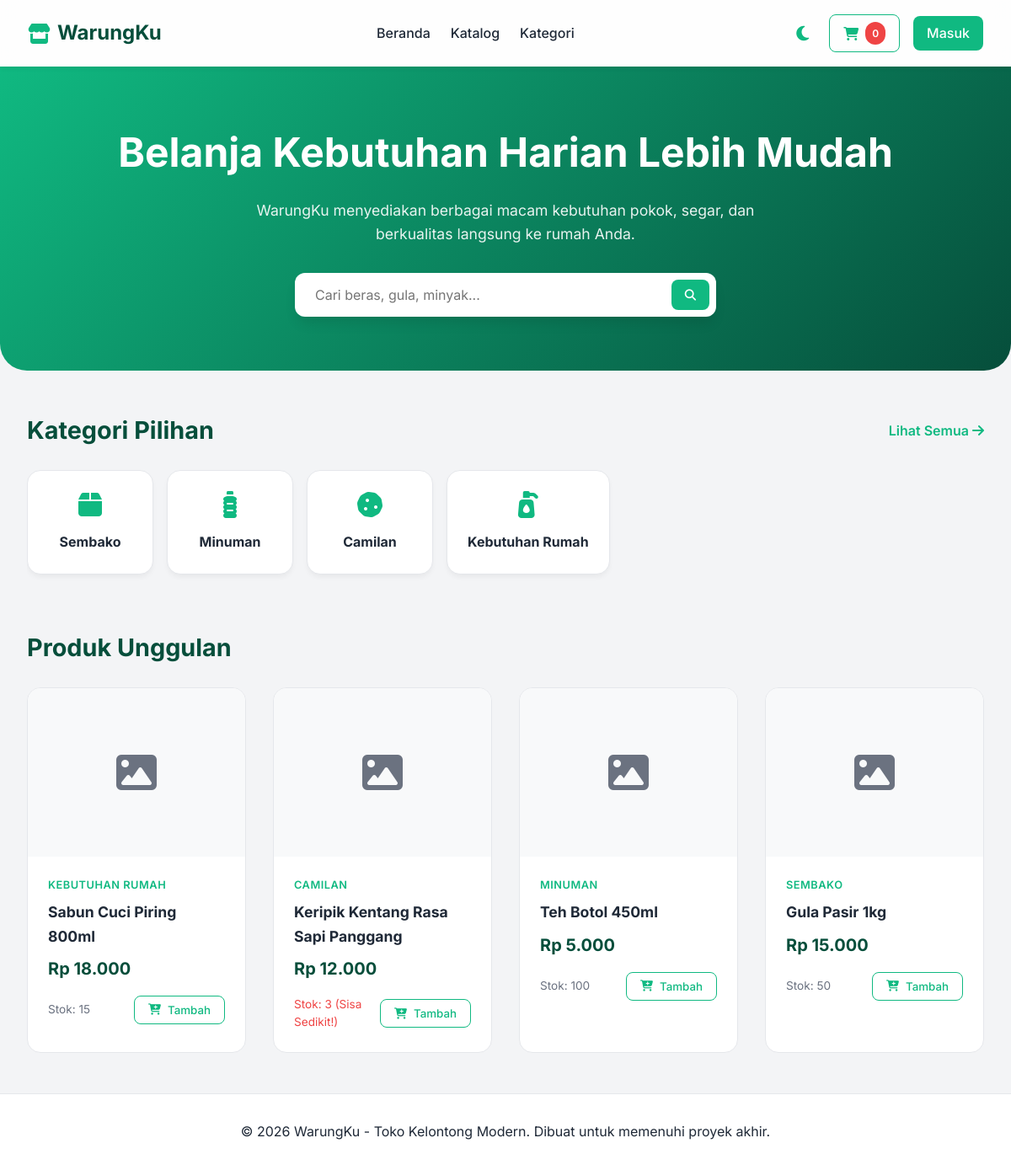
The page / on the database its author committed.
### tables this page shows
CREATE TABLE IF NOT EXISTS categories (
    id INT AUTO_INCREMENT PRIMARY KEY,
    name VARCHAR(100) NOT NULL,
    slug VARCHAR(100) NOT NULL UNIQUE,
    icon VARCHAR(50) DEFAULT NULL,
    created_at TIMESTAMP DEFAULT CURRENT_TIMESTAMP
);

CREATE TABLE IF NOT EXISTS products (
    id INT AUTO_INCREMENT PRIMARY KEY,
    category_id INT NOT NULL,
    name VARCHAR(150) NOT NULL,
    description TEXT,
    price DECIMAL(10,2) NOT NULL,
    stock INT NOT NULL DEFAULT 0,
    image_url VARCHAR(255) DEFAULT 'default.jpg',
    created_at TIMESTAMP DEFAULT CURRENT_TIMESTAMP,
    FOREIGN KEY (category_id) REFERENCES categories(id) ON DELETE CASCADE
);

### config/db.php (called while the page is built, shortened)
<?php
function formatRupiah($angka) {
    return "Rp " . number_format($angka, 0, ',', '.');
}
if (!function_exists('base_url')) {
    function base_url($path = '') {
        $doc_root = str_replace('\\', '/', $_SERVER['DOCUMENT_ROOT'] ?? '');
        $app_dir  = str_replace('\\', '/', dirname(__DIR__));
        $base = '';
        if ($doc_root && strpos($app_dir, $doc_root) === 0) {
            $base = substr($app_dir, strlen($doc_root));
        }
        $base = rtrim(str_replace('\\', '/', $base), '/');
        $path = ltrim($path, '/');
        return $base . ($path !== '' ? '/' . $path : '');
    }
}
?>

### index.php (the view, shortened to what this page needs)
<?php
require_once __DIR__ . '/templates/header.php';
$stmt = $pdo->query("SELECT p.*, c.name as category_name FROM products p JOIN categories c ON p.category_id = c.id ORDER BY p.id DESC LIMIT 4");
$featured_products = $stmt->fetchAll();
?>
<div class="hero">
    <h1>Belanja Kebutuhan Harian Lebih Mudah</h1>
    <p>WarungKu menyediakan berbagai macam kebutuhan pokok, segar, dan berkualitas langsung ke rumah Anda.</p>
    <div class="search-bar">
        <input type="text" id="live-search" placeholder="Cari beras, gula, minyak...">
        <button class="btn btn-primary" style="margin-left: -50px; z-index: 2;"><i class="fa-solid fa-search"></i></button>
    </div>
</div>
<div class="container">
    <div style="display: flex; justify-content: space-between; align-items: center; margin-bottom: 1.5rem;">
        <h2 class="section-title" style="margin-bottom: 0;">Kategori Pilihan</h2>
        <a href="<?= base_url('products.php') ?>" style="color: var(--primary); font-weight: 600;">Lihat Semua <i class="fa-solid fa-arrow-right"></i></a>
    </div>
    <div style="display: flex; gap: 1rem; margin-bottom: 3rem; overflow-x: auto; padding-bottom: 1rem;">
        <?php
        $cats = $pdo->query("SELECT * FROM categories")->fetchAll();
        foreach($cats as $cat):
        ?>
        <a href="<?= base_url('products.php?category=' . $cat['id']) ?>" style="min-width: 150px; text-align: center; background: var(--bg-white); padding: 1.5rem; border-radius: 16px; border: 1px solid var(--border); transition: 0.3s; box-shadow: 0 4px 6px -1px rgba(0,0,0,0.05);" onmouseover="this.style.transform='translateY(-5px)'; this.style.borderColor='var(--primary)';" onmouseout="this.style.transform='translateY(0)'; this.style.borderColor='var(--border)';">
            <i class="fa-solid <?= htmlspecialchars($cat['icon']) ?>" style="font-size: 2rem; color: var(--primary); margin-bottom: 1rem;"></i>
            <h3 style="font-size: 1rem;"><?= htmlspecialchars($cat['name']) ?></h3>
        </a>
        <?php endforeach; ?>
    </div>
    <h2 class="section-title">Produk Unggulan</h2>
    <div class="product-grid">
        <?php foreach($featured_products as $p): ?>
        <div class="product-card">
            <div class="product-image" style="padding: 0;">
            </div>
            <div class="product-info">
                <div class="product-category"><?= htmlspecialchars($p['category_name']) ?></div>
                <h3 class="product-title"><?= htmlspecialchars($p['name']) ?></h3>
                <div class="product-price"><?= formatRupiah($p['price']) ?></div>
                <div style="display: flex; justify-content: space-between; align-items: center;">
                    <span style="font-size: 0.85rem; color: <?= $p['stock'] < 5 ? 'var(--danger)' : 'var(--text-muted)' ?>;">
                        Stok: <?= $p['stock'] ?> <?= $p['stock'] < 5 ? '(Sisa Sedikit!)' : '' ?>
                    </span>
                    <form method="POST" action="<?= base_url('cart.php') ?>" style="margin: 0;">
                        <button type="submit" class="btn btn-outline" <?= $p['stock'] <= 0 ? 'disabled' : '' ?>>
                            <i class="fa-solid fa-cart-plus"></i> Tambah
                        </button>
                    </form>
                </div>
            </div>
        </div>
        <?php endforeach; ?>
    </div>
</div>
<?php require_once __DIR__ . '/templates/footer.php'; ?>

### templates/header.php (shortened to what this page needs)
<?php
require_once __DIR__ . '/../config/db.php';
?>
<!DOCTYPE html>
<html lang="id">
<head>
    <link rel="stylesheet" href="https://cdnjs.cloudflare.com/ajax/libs/font-awesome/6.4.0/css/all.min.css">
    <link rel="stylesheet" href="<?= base_url('assets/css/style.css') ?>">
</head>
<body>
<nav class="navbar glass">
    <a href="<?= base_url('index.php') ?>" class="nav-brand">
        <i class="fa-solid fa-store"></i> WarungKu
    </a>
    <div class="nav-links">
        <a href="<?= base_url('index.php') ?>">Beranda</a>
        <a href="<?= base_url('products.php') ?>">Katalog</a>
        <a href="#">Kategori</a>
    </div>
    <div class="nav-actions">
        <button id="theme-toggle" class="btn btn-outline" style="border: none; font-size: 1.25rem; padding: 0.5rem;"><i class="fa-solid fa-moon"></i></button>
        <?php
        $cartCount = isset($_SESSION['cart']) ? array_sum(array_column($_SESSION['cart'], 'quantity')) : 0;
        ?>
        <a href="<?= base_url('cart.php') ?>" class="btn btn-outline">
            <i class="fa-solid fa-cart-shopping"></i>
            <span class="badge" id="cart-badge"><?= $cartCount ?></span>
        </a>
        <?php if(isset($_SESSION['user_id'])): ?>
            <?php if($_SESSION['role'] === 'admin'): ?>
                <a href="<?= base_url('admin/index.php') ?>" class="btn btn-primary">Dashboard</a>
            <?php else: ?>
                <a href="<?= base_url('profile.php') ?>" class="btn btn-primary"><i class="fa-solid fa-user"></i> <?= htmlspecialchars($_SESSION['name']) ?></a>
            <?php endif; ?>
            <a href="<?= base_url('auth/logout.php') ?>" class="btn btn-outline" style="border-color: var(--danger); color: var(--danger);"><i class="fa-solid fa-right-from-bracket"></i></a>
        <?php else: ?>
            <a href="<?= base_url('auth/login.php') ?>" class="btn btn-primary">Masuk</a>
        <?php endif; ?>
    </div>
</nav>
<main>

### templates/footer.php (shortened to what this page needs)
</main>
<footer>
    <div class="container">
        <p>&copy; <?= date('Y') ?> WarungKu - Toko Kelontong Modern. Dibuat untuk memenuhi proyek akhir.</p>
    </div>
</footer>
</body>
</html>

### assets/css/style.css (style rules this page uses)
:root { --primary: #10B981; --primary-dark: #059669; --secondary: #064E3B; --accent: #FBBF24; --bg-light: #F3F4F6; --bg-white: #FFFFFF; --text-main: #1F2937; --text-muted: #6B7280; --border: #E5E7EB; --danger: #EF4444; --success: #10B981; }
* { margin: 0; padding: 0; box-sizing: border-box; font-family: 'Inter', -apple-system, BlinkMacSystemFont, "Segoe UI", Roboto, sans-serif; }
body { background-color: var(--bg-light); color: var(--text-main); line-height: 1.6; display: flex; flex-direction: column; min-height: 100vh; transition: background-color 0.3s, color 0.3s; }
main { flex: 1; }
a { text-decoration: none; color: inherit; }
.glass { background: rgba(255, 255, 255, 0.85); backdrop-filter: blur(12px); -webkit-backdrop-filter: blur(12px); border: 1px solid rgba(255, 255, 255, 0.3); }
.navbar { position: sticky; top: 0; z-index: 50; padding: 1rem 2rem; display: flex; justify-content: space-between; align-items: center; box-shadow: 0 4px 6px -1px rgba(0, 0, 0, 0.05); }
.nav-brand { font-size: 1.5rem; font-weight: 700; color: var(--secondary); display: flex; align-items: center; gap: 0.5rem; }
.nav-brand i { color: var(--primary); }
.nav-links { display: flex; gap: 1.5rem; align-items: center; }
.nav-links a { font-weight: 500; transition: color 0.2s; }
.nav-actions { display: flex; gap: 1rem; align-items: center; }
.btn { padding: 0.5rem 1rem; border-radius: 8px; font-weight: 500; cursor: pointer; transition: all 0.2s; border: none; display: inline-flex; align-items: center; gap: 0.5rem; }
.btn-primary { background: var(--primary); color: white; }
.btn-outline { border: 1px solid var(--primary); color: var(--primary); background: transparent; }
.hero { padding: 4rem 2rem; text-align: center; background: linear-gradient(135deg, #10B981 0%, #064E3B 100%); color: white; border-radius: 0 0 2rem 2rem; margin-bottom: 3rem; }
.hero h1 { font-size: 3rem; margin-bottom: 1rem; }
.hero p { font-size: 1.1rem; opacity: 0.9; max-width: 600px; margin: 0 auto 2rem; }
.search-bar { max-width: 500px; margin: 0 auto; display: flex; background: var(--bg-white); padding: 0.5rem; border-radius: 12px; box-shadow: 0 10px 15px -3px rgba(0, 0, 0, 0.1); }
.search-bar input { flex: 1; border: none; padding: 0.5rem 1rem; outline: none; font-size: 1rem; border-radius: 8px; }
.search-bar button { border-radius: 8px; }
.container { max-width: 1200px; margin: 0 auto; padding: 0 2rem; }
.section-title { font-size: 1.8rem; color: var(--secondary); margin-bottom: 1.5rem; }
.product-grid { display: grid; grid-template-columns: repeat(auto-fill, minmax(250px, 1fr)); gap: 2rem; margin-bottom: 3rem; }
.product-card { background: var(--bg-white); border-radius: 16px; overflow: hidden; transition: transform 0.3s, box-shadow 0.3s; border: 1px solid var(--border); }
.product-image { width: 100%; height: 200px; object-fit: cover; background: #f8f9fa; display: flex; align-items: center; justify-content: center; color: var(--text-muted); font-size: 3rem; }
.product-info { padding: 1.5rem; }
.product-category { font-size: 0.8rem; color: var(--primary); font-weight: 600; text-transform: uppercase; letter-spacing: 0.5px; }
.product-title { font-size: 1.1rem; margin: 0.5rem 0; color: var(--text-main); }
.product-price { font-size: 1.25rem; font-weight: 700; color: var(--secondary); margin-bottom: 1rem; }
footer { background: var(--bg-white); padding: 2rem; text-align: center; border-top: 1px solid var(--border); margin-top: auto; }
.badge { padding: 0.25rem 0.5rem; border-radius: 9999px; font-size: 0.75rem; font-weight: 600; background: var(--danger); color: white; }

### rows shown on the page
categories: name "Sembako"
categories: name "Minuman"
categories: name "Camilan"
categories: name "Kebutuhan Rumah"
products: category.name "KEBUTUHAN RUMAH", name "Sabun Cuci Piring 800ml", price "Rp 18.000", stock "15"
products: category.name "CAMILAN", name "Keripik Kentang Rasa Sapi Panggang", price "Rp 12.000", stock "3", shows "(Sisa Sedikit!)"
products: category.name "MINUMAN", name "Teh Botol 450ml", price "Rp 5.000", stock "100"
products: category.name "SEMBAKO", name "Gula Pasir 1kg", price "Rp 15.000", stock "50"

### other values the page prints
$cartCount "0"
